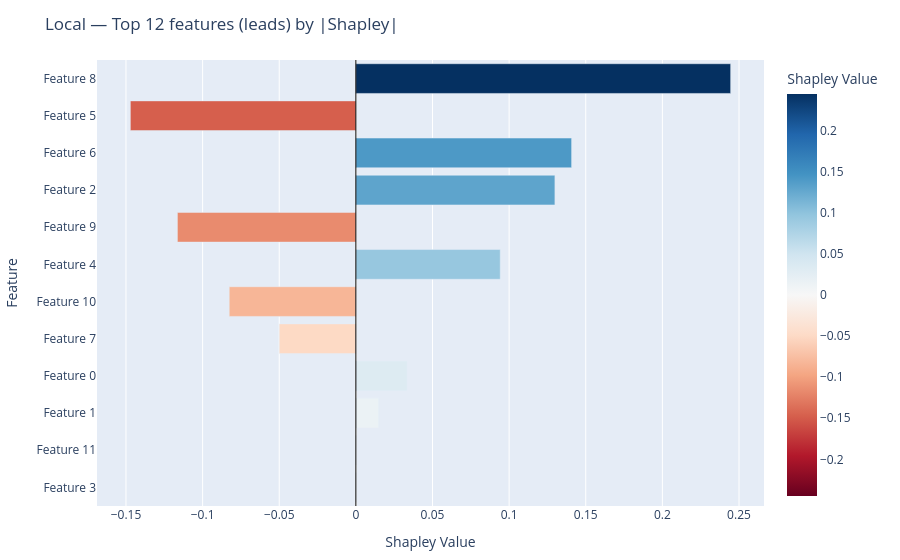

The notebook cell this image was saved under:
### Markdown cell above
Local feature importance (already plotted, but here’s a custom Top-N)

### Code cell
TOPF = 12
fx = ft_i.copy()
fx["abs"] = fx["Shapley Value"].abs()
fx = fx.nlargest(TOPF, "abs").sort_values("abs")   # rank by |Shapley|, show signed bar

fig = px.bar(
    fx,
    x="Shapley Value",
    y=fx["Feature"].astype(str),
    orientation="h",
    color="Shapley Value",
    color_continuous_scale="RdBu",
    range_color=[-fx["abs"].max(), fx["abs"].max()],
    title=f"Local — Top {TOPF} features (leads) by |Shapley|",
    labels={"y": "", "x": "Shapley Value"},
    hover_data={"Feature": True, "Shapley Value":":.5f", "abs":":.5f"}
)
fig.add_vline(x=0, line_width=1, line_color="black")
fig.update_layout(margin=dict(l=40, r=20, t=60, b=40))
fig.show()

### Figure 1 — Plotly figure (JSON) as saved in the notebook; plotly's stock layout.template omitted (floating-point values rounded to 4 significant figures)
{"data": [{"customdata": [[0.0], [0.0], [0.01485], [0.03347], [0.05], [0.08263], [0.09421], [0.1164], [0.1299], [0.1408], [0.1471], [0.2446]], "hovertemplate": "Shapley Value=%{marker.color}<br>Feature=%{y}<br>abs=%{customdata[0]:.5f}<extra></extra>", "legendgroup": "", "marker": {"color": [0.0, 0.0, 0.01485, 0.03347, -0.05, -0.08263, 0.09421, -0.1164, 0.1299, 0.1408, -0.1471, 0.2446], "coloraxis": "coloraxis", "pattern": {"shape": ""}}, "name": "", "orientation": "h", "showlegend": false, "textposition": "auto", "type": "bar", "x": [0.0, 0.0, 0.01485, 0.03347, -0.05, -0.08263, 0.09421, -0.1164, 0.1299, 0.1408, -0.1471, 0.2446], "xaxis": "x", "y": ["Feature 3", "Feature 11", "Feature 1", "Feature 0", "Feature 7", "Feature 10", "Feature 4", "Feature 9", "Feature 2", "Feature 6", "Feature 5", "Feature 8"], "yaxis": "y"}], "layout": {"barmode": "relative", "coloraxis": {"cmax": 0.2446, "cmin": -0.2446, "colorbar": {"title": {"text": "Shapley Value"}}, "colorscale": [[0, "rgb(103,0,31)"], [0.1, "rgb(178,24,43)"], [0.2, "rgb(214,96,77)"], [0.3, "rgb(244,165,130)"], [0.4, "rgb(253,219,199)"], [0.5, "rgb(247,247,247)"], [0.6, "rgb(209,229,240)"], [0.7, "rgb(146,197,222)"], [0.8, "rgb(67,147,195)"], [0.9, "rgb(33,102,172)"], [1, "rgb(5,48,97)"]]}, "legend": {"tracegroupgap": 0}, "margin": {"b": 40, "l": 40, "r": 20, "t": 60}, "shapes": [{"line": {"color": "black", "width": 1}, "type": "line", "x0": 0, "x1": 0, "xref": "x", "y0": 0, "y1": 1, "yref": "y domain"}], "title": {"text": "Local — Top 12 features (leads) by |Shapley|"}, "xaxis": {"anchor": "y", "domain": [0, 1], "title": {"text": "Shapley Value"}}, "yaxis": {"anchor": "x", "domain": [0, 1], "title": {"text": "Feature"}}}}
